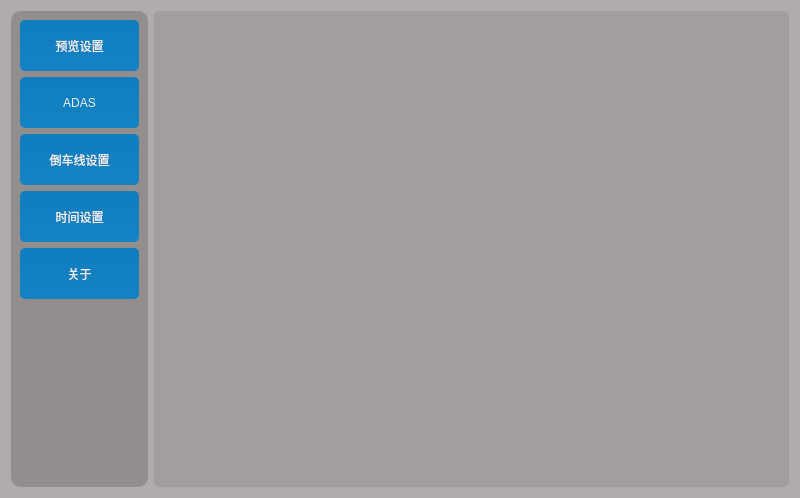
<?xml version="1.0" encoding="UTF-8"?>
<ui version="4.0">
 <class>Settings</class>
 <widget class="QDialog" name="Settings">
  <property name="geometry">
   <rect>
    <x>0</x>
    <y>0</y>
    <width>800</width>
    <height>498</height>
   </rect>
  </property>
  <property name="windowTitle">
   <string>Dialog</string>
  </property>
  <property name="whatsThis">
   <string>&lt;!DOCTYPE HTML PUBLIC &quot;-//W3C//DTD HTML 4.0//EN&quot; &quot;http://www.w3.org/TR/REC-html40/strict.dtd&quot;&gt;
&lt;html&gt;&lt;head&gt;&lt;meta name=&quot;qrichtext&quot; content=&quot;1&quot; /&gt;&lt;style type=&quot;text/css&quot;&gt;
p, li { white-space: pre-wrap; }
&lt;/style&gt;&lt;/head&gt;&lt;body style=&quot; font-family:'SimSun'; font-size:9pt; font-weight:400; font-style:normal;&quot;&gt;
&lt;p style=&quot;-qt-paragraph-type:empty; margin-top:0px; margin-bottom:0px; margin-left:0px; margin-right:0px; -qt-block-indent:0; text-indent:0px;&quot;&gt;&lt;br /&gt;&lt;/p&gt;&lt;/body&gt;&lt;/html&gt;</string>
  </property>
  <property name="styleSheet">
   <string notr="true">background-color:rgb(104, 98, 98,80);
</string>
  </property>
  <layout class="QGridLayout" name="gridLayout_2" columnstretch="1,6">
   <item row="0" column="0">
    <widget class="QWidget" name="widget_2" native="true">
     <property name="styleSheet">
      <string notr="true">background-color:rgb(86, 76, 75,80);
border-radius:10px;</string>
     </property>
     <layout class="QGridLayout" name="gridLayout">
      <item row="0" column="0">
       <widget class="QPushButton" name="previewButton">
        <property name="sizePolicy">
         <sizepolicy hsizetype="Maximum" vsizetype="Preferred">
          <horstretch>0</horstretch>
          <verstretch>0</verstretch>
         </sizepolicy>
        </property>
        <property name="minimumSize">
         <size>
          <width>119</width>
          <height>51</height>
         </size>
        </property>
        <property name="maximumSize">
         <size>
          <width>119</width>
          <height>51</height>
         </size>
        </property>
        <property name="focusPolicy">
         <enum>Qt::NoFocus</enum>
        </property>
        <property name="styleSheet">
         <string notr="true">QPushButton{
	border-style: none;
	border: 0px;
	color: #F0F0F0;
	padding: 5px;	
	border-radius:5px;
	background: qlineargradient(spread:pad, x1:0, y1:0, x2:0, y2:1, stop:0 #0F7DBE, stop:1 #1582C3); 
}

.QPushButton[focusPolicy=&quot;0&quot;] {
	border-style: none;
	border: 0px;
	color: #F0F0F0;
	padding: 0px;	
	border-radius:3px;
	background: qlineargradient(spread:pad, x1:0, y1:0, x2:0, y2:1, stop:0 #0F7DBE, stop:1 #1582C3); 
}

.QPushButton:hover{ 
	background: qlineargradient(spread:pad, x1:0, y1:0, x2:0, y2:1, stop:0 #50A3F0, stop:1 #489CEA);
}

.QPushButton:pressed{ 
	background: qlineargradient(spread:pad, x1:0, y1:0, x2:0, y2:1, stop:0 #0F7DBE, stop:1 #1582C3);
}
</string>
        </property>
        <property name="text">
         <string>预览设置</string>
        </property>
       </widget>
      </item>
      <item row="1" column="0">
       <widget class="QPushButton" name="AdasButton">
        <property name="sizePolicy">
         <sizepolicy hsizetype="Maximum" vsizetype="Preferred">
          <horstretch>0</horstretch>
          <verstretch>0</verstretch>
         </sizepolicy>
        </property>
        <property name="minimumSize">
         <size>
          <width>119</width>
          <height>51</height>
         </size>
        </property>
        <property name="maximumSize">
         <size>
          <width>119</width>
          <height>51</height>
         </size>
        </property>
        <property name="focusPolicy">
         <enum>Qt::NoFocus</enum>
        </property>
        <property name="styleSheet">
         <string notr="true">QPushButton{
	border-style: none;
	border: 0px;
	color: #F0F0F0;
	padding: 5px;	
	border-radius:5px;
	background: qlineargradient(spread:pad, x1:0, y1:0, x2:0, y2:1, stop:0 #0F7DBE, stop:1 #1582C3); 
}

.QPushButton[focusPolicy=&quot;0&quot;] {
	border-style: none;
	border: 0px;
	color: #F0F0F0;
	padding: 0px;	
	border-radius:3px;
	background: qlineargradient(spread:pad, x1:0, y1:0, x2:0, y2:1, stop:0 #0F7DBE, stop:1 #1582C3); 
}

.QPushButton:hover{ 
	background: qlineargradient(spread:pad, x1:0, y1:0, x2:0, y2:1, stop:0 #50A3F0, stop:1 #489CEA);
}

.QPushButton:pressed{ 
	background: qlineargradient(spread:pad, x1:0, y1:0, x2:0, y2:1, stop:0 #0F7DBE, stop:1 #1582C3);
}
</string>
        </property>
        <property name="text">
         <string>ADAS</string>
        </property>
       </widget>
      </item>
      <item row="2" column="0">
       <widget class="QPushButton" name="reverseLineButton">
        <property name="sizePolicy">
         <sizepolicy hsizetype="Maximum" vsizetype="Preferred">
          <horstretch>0</horstretch>
          <verstretch>0</verstretch>
         </sizepolicy>
        </property>
        <property name="minimumSize">
         <size>
          <width>119</width>
          <height>51</height>
         </size>
        </property>
        <property name="maximumSize">
         <size>
          <width>119</width>
          <height>51</height>
         </size>
        </property>
        <property name="focusPolicy">
         <enum>Qt::NoFocus</enum>
        </property>
        <property name="styleSheet">
         <string notr="true">QPushButton{
	border-style: none;
	border: 0px;
	color: #F0F0F0;
	padding: 5px;	
	border-radius:5px;
	background: qlineargradient(spread:pad, x1:0, y1:0, x2:0, y2:1, stop:0 #0F7DBE, stop:1 #1582C3); 
}

.QPushButton[focusPolicy=&quot;0&quot;] {
	border-style: none;
	border: 0px;
	color: #F0F0F0;
	padding: 0px;	
	border-radius:3px;
	background: qlineargradient(spread:pad, x1:0, y1:0, x2:0, y2:1, stop:0 #0F7DBE, stop:1 #1582C3); 
}

.QPushButton:hover{ 
	background: qlineargradient(spread:pad, x1:0, y1:0, x2:0, y2:1, stop:0 #50A3F0, stop:1 #489CEA);
}

.QPushButton:pressed{ 
	background: qlineargradient(spread:pad, x1:0, y1:0, x2:0, y2:1, stop:0 #0F7DBE, stop:1 #1582C3);
}
</string>
        </property>
        <property name="text">
         <string>倒车线设置</string>
        </property>
       </widget>
      </item>
      <item row="3" column="0">
       <widget class="QPushButton" name="timeSetButton">
        <property name="sizePolicy">
         <sizepolicy hsizetype="Maximum" vsizetype="Preferred">
          <horstretch>0</horstretch>
          <verstretch>0</verstretch>
         </sizepolicy>
        </property>
        <property name="minimumSize">
         <size>
          <width>119</width>
          <height>51</height>
         </size>
        </property>
        <property name="maximumSize">
         <size>
          <width>119</width>
          <height>51</height>
         </size>
        </property>
        <property name="focusPolicy">
         <enum>Qt::NoFocus</enum>
        </property>
        <property name="styleSheet">
         <string notr="true">QPushButton{
	border-style: none;
	border: 0px;
	color: #F0F0F0;
	padding: 5px;	
	border-radius:5px;
	background: qlineargradient(spread:pad, x1:0, y1:0, x2:0, y2:1, stop:0 #0F7DBE, stop:1 #1582C3); 
}

.QPushButton[focusPolicy=&quot;0&quot;] {
	border-style: none;
	border: 0px;
	color: #F0F0F0;
	padding: 0px;	
	border-radius:3px;
	background: qlineargradient(spread:pad, x1:0, y1:0, x2:0, y2:1, stop:0 #0F7DBE, stop:1 #1582C3); 
}

.QPushButton:hover{ 
	background: qlineargradient(spread:pad, x1:0, y1:0, x2:0, y2:1, stop:0 #50A3F0, stop:1 #489CEA);
}

.QPushButton:pressed{ 
	background: qlineargradient(spread:pad, x1:0, y1:0, x2:0, y2:1, stop:0 #0F7DBE, stop:1 #1582C3);
}
</string>
        </property>
        <property name="text">
         <string>时间设置</string>
        </property>
       </widget>
      </item>
      <item row="4" column="0">
       <widget class="QPushButton" name="aboutButton">
        <property name="sizePolicy">
         <sizepolicy hsizetype="Maximum" vsizetype="Preferred">
          <horstretch>0</horstretch>
          <verstretch>0</verstretch>
         </sizepolicy>
        </property>
        <property name="minimumSize">
         <size>
          <width>119</width>
          <height>51</height>
         </size>
        </property>
        <property name="maximumSize">
         <size>
          <width>119</width>
          <height>51</height>
         </size>
        </property>
        <property name="focusPolicy">
         <enum>Qt::NoFocus</enum>
        </property>
        <property name="styleSheet">
         <string notr="true">QPushButton{
	border-style: none;
	border: 0px;
	color: #F0F0F0;
	padding: 5px;	
	border-radius:5px;
	background: qlineargradient(spread:pad, x1:0, y1:0, x2:0, y2:1, stop:0 #0F7DBE, stop:1 #1582C3); 
}

.QPushButton[focusPolicy=&quot;0&quot;] {
	border-style: none;
	border: 0px;
	color: #F0F0F0;
	padding: 0px;	
	border-radius:3px;
	background: qlineargradient(spread:pad, x1:0, y1:0, x2:0, y2:1, stop:0 #0F7DBE, stop:1 #1582C3); 
}

.QPushButton:hover{ 
	background: qlineargradient(spread:pad, x1:0, y1:0, x2:0, y2:1, stop:0 #50A3F0, stop:1 #489CEA);
}

.QPushButton:pressed{ 
	background: qlineargradient(spread:pad, x1:0, y1:0, x2:0, y2:1, stop:0 #0F7DBE, stop:1 #1582C3);
}
</string>
        </property>
        <property name="text">
         <string>关于</string>
        </property>
       </widget>
      </item>
      <item row="5" column="0">
       <spacer name="verticalSpacer">
        <property name="orientation">
         <enum>Qt::Vertical</enum>
        </property>
        <property name="sizeHint" stdset="0">
         <size>
          <width>20</width>
          <height>125</height>
         </size>
        </property>
       </spacer>
      </item>
      <item row="6" column="0">
       <layout class="QHBoxLayout" name="horizontalLayout">
        <item>
         <spacer name="horizontalSpacer">
          <property name="orientation">
           <enum>Qt::Horizontal</enum>
          </property>
          <property name="sizeHint" stdset="0">
           <size>
            <width>40</width>
            <height>20</height>
           </size>
          </property>
         </spacer>
        </item>
        <item>
         <widget class="QPushButton" name="returnButton">
          <property name="sizePolicy">
           <sizepolicy hsizetype="Preferred" vsizetype="Preferred">
            <horstretch>0</horstretch>
            <verstretch>0</verstretch>
           </sizepolicy>
          </property>
          <property name="minimumSize">
           <size>
            <width>41</width>
            <height>41</height>
           </size>
          </property>
          <property name="maximumSize">
           <size>
            <width>41</width>
            <height>41</height>
           </size>
          </property>
          <property name="focusPolicy">
           <enum>Qt::NoFocus</enum>
          </property>
          <property name="styleSheet">
           <string notr="true">border-image:url(:/icon/Back.png);
background-color:rgb(255,255,255,0);</string>
          </property>
          <property name="text">
           <string/>
          </property>
         </widget>
        </item>
        <item>
         <spacer name="horizontalSpacer_2">
          <property name="orientation">
           <enum>Qt::Horizontal</enum>
          </property>
          <property name="sizeHint" stdset="0">
           <size>
            <width>40</width>
            <height>20</height>
           </size>
          </property>
         </spacer>
        </item>
       </layout>
      </item>
     </layout>
    </widget>
   </item>
   <item row="0" column="1">
    <widget class="QStackedWidget" name="stackedWidget">
     <property name="styleSheet">
      <string notr="true">border-radius:5px;
background-color:rgb(86, 76, 75,20);</string>
     </property>
     <widget class="QWidget" name="page"/>
     <widget class="QWidget" name="page_2"/>
    </widget>
   </item>
  </layout>
  <zorder>stackedWidget</zorder>
  <zorder>widget_2</zorder>
 </widget>
 <resources/>
 <connections/>
</ui>
